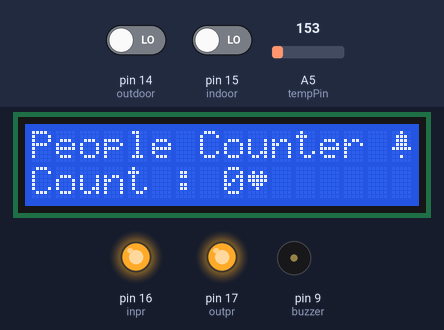
Simulated run of this sketch. Board: Arduino Uno, built with avr-gcc and run on an emulated ATmega328P. Parts: 16×2 character LCD, output pins drawn as LEDs (lit = HIGH), buzzer (waves = sounding). Inputs (shaded band) come from the test bench; at power-on: A5 (tempPin) = 153, pin 14 (outdoor) LOW, pin 15 (indoor) LOW.

Above: at 1.2 s.
1.3 s: A5 (tempPin) set to 174
2.8 s: A5 (tempPin) set to 196
At 3.2 s:
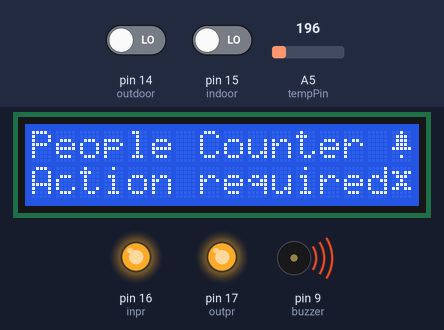
5.3 s: pin 14 (outdoor) driven HIGH
At 6.5 s:
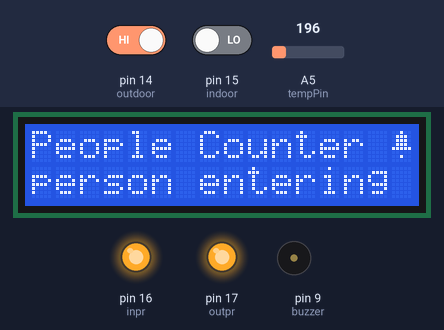
Timing chart, 0 to 8.3 s (numbered marks = the images above; inputs shaded):
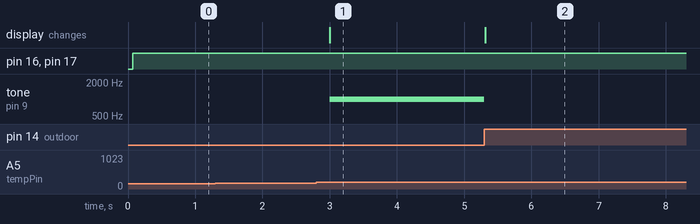

The sketch:

brilliant_jaban_habbi1.ino
```cpp
#include<LiquidCrystal.h>

int count=0;
int indoor=15;
int inpr=16;
int outdoor=14;
int outpr=17;
float temp;
int tempPin = A5;
const int buzzer = 9;

LiquidCrystal lcd(12, 11, 5, 4, 3, 2);

byte heart[8] = {0x0,0xa,0x1f,0x1f,0xe,0x4,0x0};
byte bell[8]  = {0x4,0xe,0xe,0xe,0x1f,0x0,0x4};
byte cross[8] = {0x0,0x1b,0xe,0x4,0xe,0x1b,0x0};

void setup()
{
  pinMode(15, INPUT);
  pinMode(14, INPUT);
  pinMode(16, OUTPUT);
  pinMode(17, OUTPUT);
  pinMode(buzzer, OUTPUT);
  lcd.begin(16, 2);
  Serial.begin(9600);
}

void loop()
{
  lcd.clear();
  lcd.createChar(1, heart);
  lcd.createChar(2, bell);
  lcd.createChar(3, cross);

  digitalWrite(outpr, HIGH);
  digitalWrite(inpr, HIGH);

  lcd.setCursor(0,0);
  lcd.print("People Counter ");
  lcd.write(2);

  //Measuring temparature
  temp = analogRead(tempPin);
  temp = temp / 1024;
  temp = temp * 5;
  temp = temp - 0.5;
  temp = temp * 100;


  //check for person entering
  if(digitalRead(outdoor)==1)
  {
    lcd.setCursor(0,1);
    lcd.print("person entering");
    while(!digitalRead(indoor))
      delay(5);
      count+=1;
    while(digitalRead(indoor))
      delay(5);
  }
  //check for person leaving
  if(digitalRead(indoor)==1)
  {
    lcd.setCursor(0,1);
    lcd.print("person leaving");
    while(!digitalRead(outdoor))
      delay(5);
    if(count>0)
      count-=1;
    while(digitalRead(outdoor))
      delay(5);
  }

  //covid-19 condition check
	if(temp>39.1)
  {
    tone(buzzer, 1000); // Send 1KHz sound signal...
    lcd.setCursor(0,1);
    lcd.print("Action required");
      lcd.write(3);
    delay(200);
    noTone(buzzer);     // Stop sound...
  }
  else
  {
 	LCD_setup();
  	delay(200);
  }
}

void LCD_setup()
{
  lcd.setCursor(0,1);
  lcd.print("Count : ");
  if(count<1000)
  	lcd.print(count);

  else if(count<1000000)
  {
    lcd.print(count/1000);
    lcd.print("K");
  }
	lcd.write(1);
}
```

Measured:
- the behaviour switches between 182 and 183 on A5 (tempPin) (found by bisection; images 0 and 1)
- after the input at 1.3 s, every drawn part: stays the same
- after the input at 2.8 s, tone on pin 9 (buzzer): silent → 1000 Hz after 0.20 s; the display: changes after 0.20 s (image 1)
- after the input at 5.3 s, tone on pin 9 (buzzer): 1000 Hz → silent at once; the display: changes at once (image 2)
